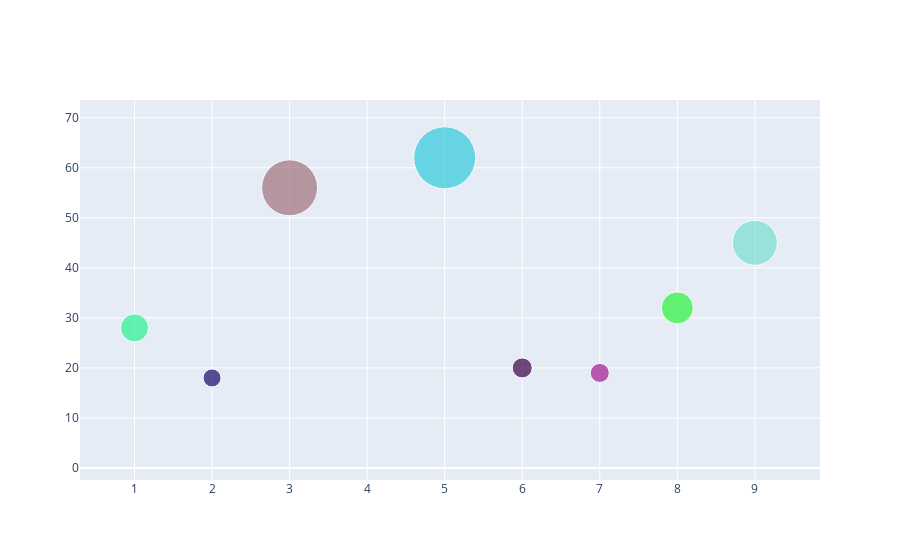

Source (notebook cell):
### Code cell
x = np.arange(1,10)
y = np.random.randint(1,100,9)
op = np.random.uniform(0.2,1 ,9)
hexval = [hex(x) for x in np.random.randint(0,16777215,10)]
hexval = ['#' + hexval[i][2:] for i in range(0,10)] #Generate Hex color list
data = go.Scatter(
                  x = x,
                  y = y,
                  mode = 'markers',
                  marker = dict(size = y,color = hexval) # Changing color & size of bubbles 
                  )

fig = go.Figure(data=data)
fig.show()

### Figure 1 — Plotly figure (JSON) as saved in the notebook; plotly's stock layout.template omitted (floating-point values rounded to 4 significant figures)
{"data": [{"marker": {"color": ["#28f291", "#16096c", "#a1727d", "#72f7ee", "#33cbdc", "#380145", "#a3188d", "#2bf33b", "#7adfd0", "#f2fe79"], "size": [28, 18, 56, 2, 62, 20, 19, 32, 45]}, "mode": "markers", "type": "scatter", "x": [1, 2, 3, 4, 5, 6, 7, 8, 9], "y": [28, 18, 56, 2, 62, 20, 19, 32, 45]}], "layout": {}}
